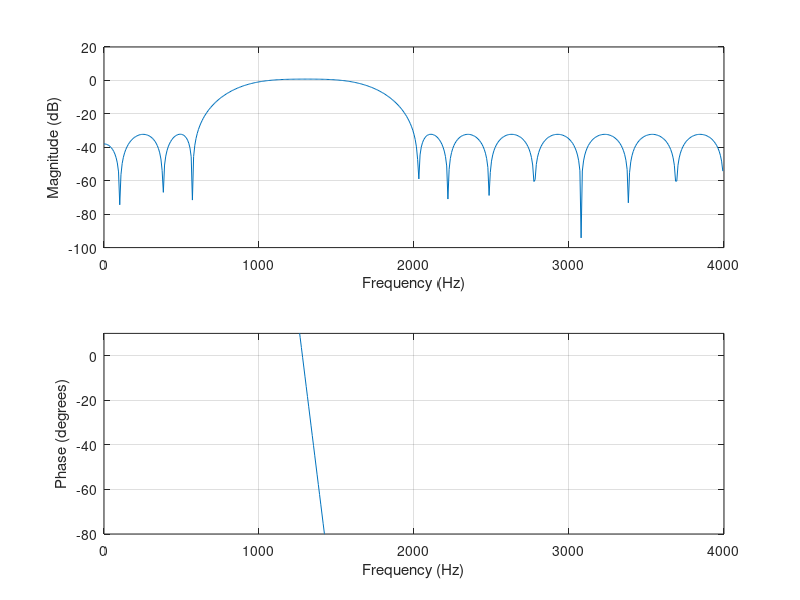

Source code (MATLAB):
fs = 8000;
f = [0 0.15 0.25 0.4 0.5 1];
m = [0 0 1 1 0 0];
w = [39 10 39];
format long
b = remez(25,f,m,w)
freqz(b,1,512,fs);
axis([0 fs/2 -80 10])